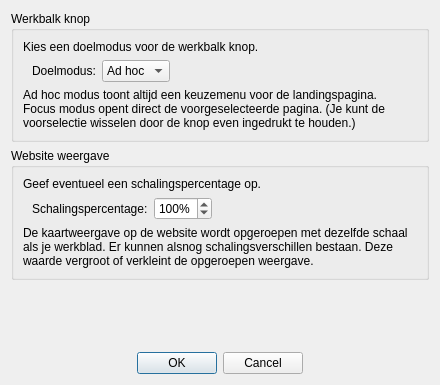
<?xml version="1.0" encoding="UTF-8"?>
<ui version="4.0">
 <class>SettingsDialog</class>
 <widget class="QDialog" name="SettingsDialog">
  <property name="geometry">
   <rect>
    <x>0</x>
    <y>0</y>
    <width>440</width>
    <height>385</height>
   </rect>
  </property>
  <property name="windowTitle">
   <string>Dialog</string>
  </property>
  <layout class="QVBoxLayout" name="verticalLayout">
   <item>
    <widget class="QGroupBox" name="targetGroup">
     <property name="title">
      <string>Werkbalk knop</string>
     </property>
     <layout class="QVBoxLayout" name="verticalLayout_2">
      <item>
       <widget class="QLabel" name="targetNote">
        <property name="text">
         <string>Kies een doelmodus voor de werkbalk knop.</string>
        </property>
        <property name="alignment">
         <set>Qt::AlignLeading|Qt::AlignLeft|Qt::AlignTop</set>
        </property>
        <property name="wordWrap">
         <bool>true</bool>
        </property>
       </widget>
      </item>
      <item>
       <layout class="QHBoxLayout" name="targetLabelLayout">
        <property name="leftMargin">
         <number>9</number>
        </property>
        <item>
         <widget class="QLabel" name="targetLabel">
          <property name="text">
           <string>Doelmodus:</string>
          </property>
         </widget>
        </item>
        <item>
         <widget class="QComboBox" name="targetMenu">
          <item>
           <property name="text">
            <string>Ad hoc</string>
           </property>
          </item>
          <item>
           <property name="text">
            <string>BAG</string>
           </property>
          </item>
          <item>
           <property name="text">
            <string>BGT</string>
           </property>
          </item>
          <item>
           <property name="text">
            <string>AERO</string>
           </property>
          </item>
         </widget>
        </item>
        <item>
         <spacer name="horizontalSpacer_2">
          <property name="orientation">
           <enum>Qt::Horizontal</enum>
          </property>
          <property name="sizeHint" stdset="0">
           <size>
            <width>40</width>
            <height>20</height>
           </size>
          </property>
         </spacer>
        </item>
       </layout>
      </item>
      <item>
       <widget class="QLabel" name="targetInfo">
        <property name="text">
         <string>Ad hoc modus toont altijd een keuzemenu voor de landingspagina.
Focus modus opent direct de voorgeselecteerde pagina. (Je kunt de voorselectie wisselen door de knop even ingedrukt te houden.)</string>
        </property>
        <property name="alignment">
         <set>Qt::AlignLeading|Qt::AlignLeft|Qt::AlignTop</set>
        </property>
        <property name="wordWrap">
         <bool>true</bool>
        </property>
       </widget>
      </item>
     </layout>
    </widget>
   </item>
   <item>
    <widget class="QGroupBox" name="scaleGroup">
     <property name="title">
      <string>Website weergave</string>
     </property>
     <layout class="QVBoxLayout" name="verticalLayout_3">
      <item>
       <widget class="QLabel" name="scaleNote">
        <property name="text">
         <string>Geef eventueel een schalingspercentage op.</string>
        </property>
        <property name="wordWrap">
         <bool>true</bool>
        </property>
       </widget>
      </item>
      <item>
       <layout class="QHBoxLayout" name="scaleLayout">
        <property name="leftMargin">
         <number>9</number>
        </property>
        <item>
         <widget class="QLabel" name="scaleLabel">
          <property name="text">
           <string>Schalingspercentage:</string>
          </property>
         </widget>
        </item>
        <item>
         <widget class="QSpinBox" name="scaleValue">
          <property name="suffix">
           <string>%</string>
          </property>
          <property name="minimum">
           <number>1</number>
          </property>
          <property name="maximum">
           <number>500</number>
          </property>
          <property name="singleStep">
           <number>10</number>
          </property>
          <property name="stepType">
           <enum>QAbstractSpinBox::AdaptiveDecimalStepType</enum>
          </property>
          <property name="value">
           <number>100</number>
          </property>
         </widget>
        </item>
        <item>
         <spacer name="horizontalSpacer">
          <property name="orientation">
           <enum>Qt::Horizontal</enum>
          </property>
          <property name="sizeHint" stdset="0">
           <size>
            <width>40</width>
            <height>20</height>
           </size>
          </property>
         </spacer>
        </item>
       </layout>
      </item>
      <item>
       <widget class="QLabel" name="scaleInfo">
        <property name="text">
         <string>De kaartweergave op de website wordt opgeroepen met dezelfde schaal als je werkblad. Er kunnen alsnog schalingsverschillen bestaan. Deze waarde vergroot of verkleint de opgeroepen weergave.</string>
        </property>
        <property name="wordWrap">
         <bool>true</bool>
        </property>
       </widget>
      </item>
     </layout>
    </widget>
   </item>
   <item>
    <spacer name="verticalSpacer">
     <property name="orientation">
      <enum>Qt::Vertical</enum>
     </property>
     <property name="sizeType">
      <enum>QSizePolicy::MinimumExpanding</enum>
     </property>
     <property name="sizeHint" stdset="0">
      <size>
       <width>20</width>
       <height>10</height>
      </size>
     </property>
    </spacer>
   </item>
   <item>
    <widget class="QDialogButtonBox" name="buttonBox">
     <property name="orientation">
      <enum>Qt::Horizontal</enum>
     </property>
     <property name="standardButtons">
      <set>QDialogButtonBox::Cancel|QDialogButtonBox::Ok</set>
     </property>
     <property name="centerButtons">
      <bool>true</bool>
     </property>
    </widget>
   </item>
  </layout>
 </widget>
 <resources/>
 <connections>
  <connection>
   <sender>buttonBox</sender>
   <signal>accepted()</signal>
   <receiver>SettingsDialog</receiver>
   <slot>accept()</slot>
   <hints>
    <hint type="sourcelabel">
     <x>248</x>
     <y>254</y>
    </hint>
    <hint type="destinationlabel">
     <x>157</x>
     <y>274</y>
    </hint>
   </hints>
  </connection>
  <connection>
   <sender>buttonBox</sender>
   <signal>rejected()</signal>
   <receiver>SettingsDialog</receiver>
   <slot>reject()</slot>
   <hints>
    <hint type="sourcelabel">
     <x>316</x>
     <y>260</y>
    </hint>
    <hint type="destinationlabel">
     <x>286</x>
     <y>274</y>
    </hint>
   </hints>
  </connection>
 </connections>
</ui>
